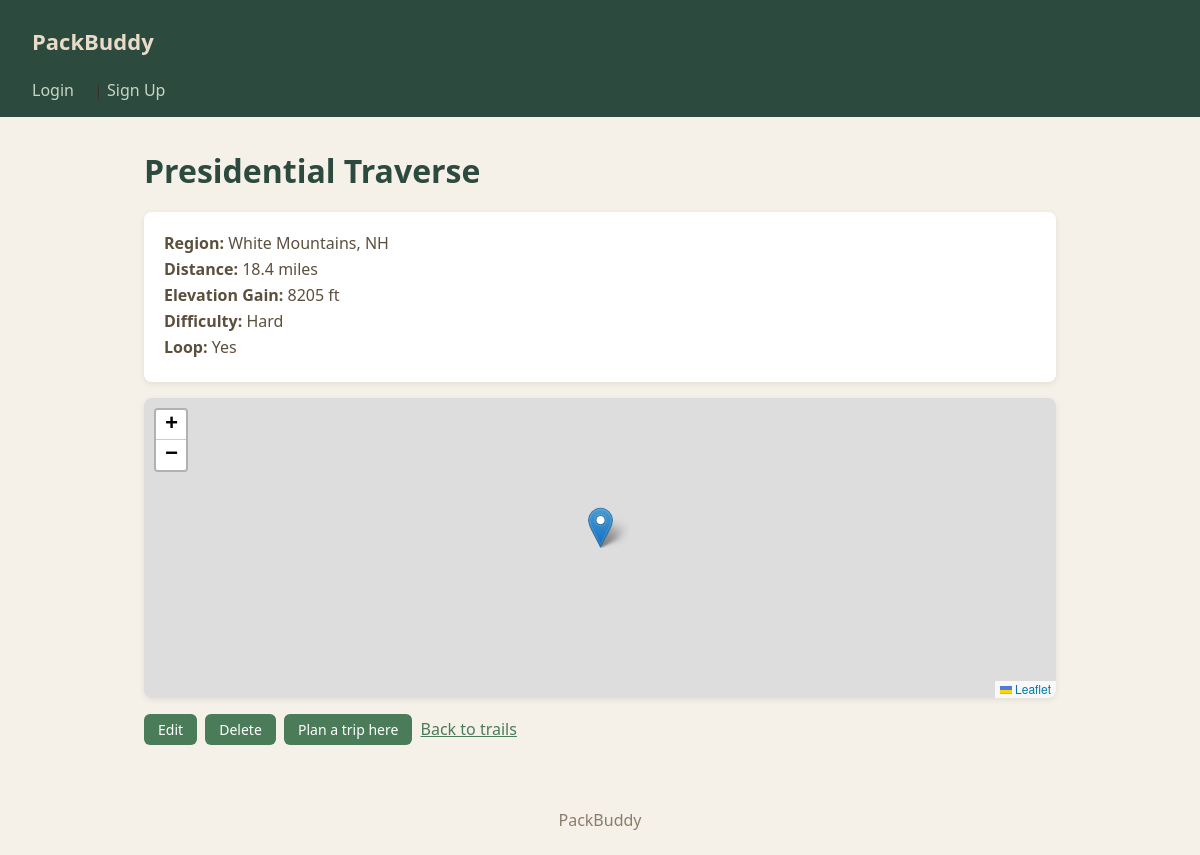
Screenshot of /project/trails/1/ with the database file from the repository.
### project/models.py (models this page shows, shortened)
class Trail(models.Model):
    DIFFICULTY_CHOICES = [
        ('Easy', 'Easy'),
        ('Moderate', 'Moderate'),
        ('Hard', 'Hard'),
        ('Expert', 'Expert'),
    ]
    name = models.CharField(max_length=200)
    region = models.CharField(max_length=100)
    latitude = models.FloatField()
    longitude = models.FloatField()
    distance_miles = models.FloatField()
    elevation_gain_ft = models.IntegerField()
    difficulty = models.CharField(max_length=20, choices=DIFFICULTY_CHOICES)
    is_loop = models.BooleanField(default=True)
    description = models.TextField(blank=True)
    min_nights = models.IntegerField(default=1)
    max_nights = models.IntegerField(default=3)

### project/views.py (the view)
# urls.py: path('trails/<int:pk>/', views.TrailDetailView.as_view(), name='trail_detail'),
class TrailDetailView(DetailView):
    model = Trail
    template_name = 'project/trail_detail.html'
    context_object_name = 'trail'

### project/templates/project/trail_detail.html (shortened to what this page needs)
{% extends 'project/base.html' %}
{% block content %}
<h1>{{ trail.name }}</h1>
<div class="card">
  <p><strong>Region:</strong> {{ trail.region }}</p>
  <p><strong>Distance:</strong> {{ trail.distance_miles }} miles</p>
  <p><strong>Elevation Gain:</strong> {{ trail.elevation_gain_ft }} ft</p>
  <p><strong>Difficulty:</strong> {{ trail.difficulty }}</p>
  <p><strong>Loop:</strong> {% if trail.is_loop %}Yes{% else %}No{% endif %}</p>
</div>
<div id="map" style="height:300px;margin:16px 0;"></div>
<a href="{% url 'project:trail_update' trail.pk %}" class="btn">Edit</a>
<a href="{% url 'project:trail_delete' trail.pk %}" class="btn">Delete</a>
<a href="{% url 'project:trip_create' %}" class="btn">Plan a trip here</a>
<a href="{% url 'project:trail_list' %}">Back to trails</a>
{% endblock %}

### static/styles-project.css (style rules this page uses)
* { margin: 0; padding: 0; box-sizing: border-box; }
body { font-family: 'Segoe UI', Tahoma, Geneva, Verdana, sans-serif; background-color: #f5f0e8; color: #3b3228; min-height: 100vh; }
h1 { color: #2d4a3e; margin-bottom: 20px; }
a { color: #4a7c59; }
.btn { display: inline-block; padding: 6px 14px; background-color: #4a7c59; color: white; text-decoration: none; border-radius: 6px; border: none; cursor: pointer; font-size: 14px; margin-right: 4px; }
.card { background: white; border-radius: 8px; padding: 20px; margin: 12px 0; box-shadow: 0 2px 6px rgba(0,0,0,0.08); }
.card p { color: #5c4f3d; margin-bottom: 4px; }
#map { border-radius: 8px; box-shadow: 0 2px 6px rgba(0,0,0,0.08); }

### rows the page displays
Trail: name "Presidential Traverse", region "White Mountains, NH", distance_miles "18.4", elevation_gain_ft "8205", difficulty "Hard"
